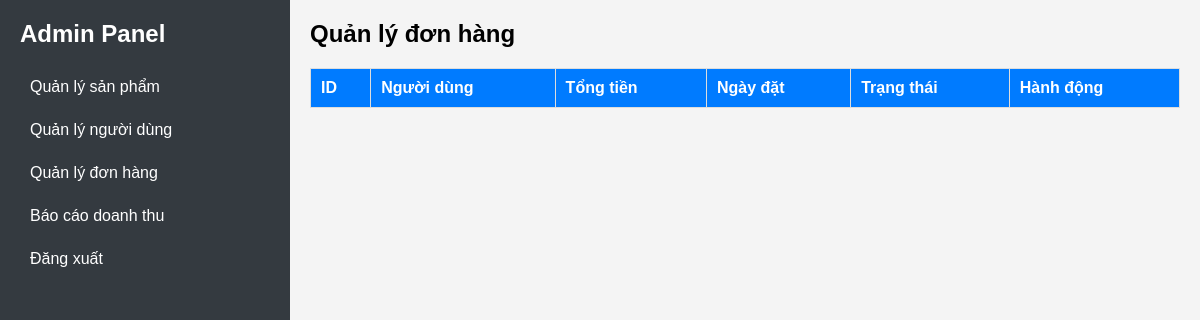
The app's page /Public/admin.php?section=orders (signed in), older data.
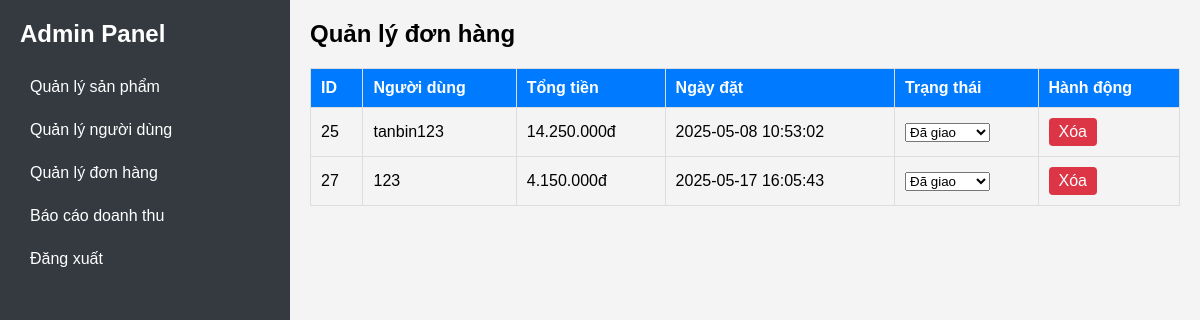
The same page, newer data.
### tables this page shows
CREATE TABLE `orders` (
  `id` int(11) NOT NULL,
  `user_id` int(11) DEFAULT NULL,
  `order_date` datetime DEFAULT current_timestamp(),
  `status` varchar(100) DEFAULT 'Đặt hàng',
  `total_amount` decimal(12,2) NOT NULL,
  `phone` varchar(20) NOT NULL,
  `email` varchar(255) NOT NULL,
  `address` text NOT NULL
);

CREATE TABLE `users` (
  `id` int(11) NOT NULL,
  `name` varchar(255) NOT NULL,
  `username` varchar(50) DEFAULT NULL,
  `password` varchar(255) DEFAULT NULL,
  `email` varchar(100) DEFAULT NULL,
  `created_at` datetime DEFAULT current_timestamp(),
  `role` varchar(50) DEFAULT 'user',
  `full_name` varchar(255) NOT NULL DEFAULT '',
  `address` text NOT NULL DEFAULT ''
);

### Public/admin.php (the view, shortened to what this page needs)
<?php
class Database {
    private $host = "localhost";
    private $username = "root";
    private $password = "";
    private $dbname = "duannhomBin";
    private $conn;
    public function __construct() {
        try {
            $this->conn = new PDO("mysql:host=$this->host;dbname=$this->dbname", $this->username, $this->password);
            $this->conn->setAttribute(PDO::ATTR_ERRMODE, PDO::ERRMODE_EXCEPTION);
        } catch (PDOException $e) {
            echo "Connection failed: " . $e->getMessage();
        }
    }
    public function getConnection() {
        return $this->conn;
    }
}
$db = new Database();
$conn = $db->getConnection();
    ?>
    <?php
$action = isset($_GET['action']) ? $_GET['action'] : 'dashboard';
$section = isset($_GET['section']) ? $_GET['section'] : 'products';
if ($section == 'orders') {
    $orders = $conn->query("SELECT * FROM orders")->fetchAll(PDO::FETCH_OBJ);
}
?>
<!DOCTYPE html>
<html lang="en">
<head>
</head>
<body>
    <div class="container">
        <div class="sidebar">
            <h2>Admin Panel</h2>
            <a href="admin.php?section=products">Quản lý sản phẩm</a>
            <a href="admin.php?section=users">Quản lý người dùng</a>
            <a href="admin.php?section=orders">Quản lý đơn hàng</a>
            <a href="admin.php?section=reports">Báo cáo doanh thu</a>
            <a href="admin.php?logout=true">Đăng xuất</a>
        </div>
        <div class="content">
            <?php if ($section == 'products') { ?>
                <h2>Quản lý sản phẩm</h2>
                <h3>Thêm sản phẩm mới</h3>
                <form method="POST" action="admin.php?section=products&action=add_product">
                    <div class="form-group">
                        <label>Tên sản phẩm</label>
                        <input type="text" name="name" required>
                    </div>
                    <div class="form-group">
                        <label>Giá</label>
                        <input type="number" name="price" required>
                    </div>
                    <div class="form-group">
                        <label>Tồn kho</label>
                        <input type="number" name="stock" required>
                    </div>
                    <div class="form-group">
                        <label>Ảnh (URL)</label>
                        <input type="text" name="image" required>
                    </div>
                    <div class="form-group">
                        <button type="submit">Thêm sản phẩm</button>
                    </div>
                </form>
                <h3>Danh sách sản phẩm</h3>
                <table>
                    <tr>
                        <th>ID</th>
                        <th>Tên</th>
                        <th>Giá</th>
                        <th>Tồn kho</th>
                        <th>Ảnh</th>
                        <th>Hành động</th>
                    </tr>
                    <?php foreach ($products as $product) { ?>
                        <tr>
                            <td><?= $product->id ?></td>
                            <td><?= $product->name ?></td>
                            <td><?= number_format($product->price, 0, ',', '.') ?>đ</td>
                            <td><?= $product->stock ?></td>
                            <td><img src="<?= $product->image ?>" width="50"></td>
                            <td>
                                <a href="admin.php?section=products&action=edit&id=<?= $product->id ?>" class="btn btn-primary">Sửa</a>
                                <a href="admin.php?section=products&action=delete_product&id=<?= $product->id ?>" class="btn btn-danger" onclick="return confirm('Bạn có chắc chắn muốn xóa?')">Xóa</a>
                            </td>
                        </tr>
                    <?php } ?>
                </table>
                <?php if ($action == 'edit' && isset($_GET['id'])) {
                    $id = $_GET['id'];
                    $sql = "SELECT * FROM products WHERE id = :id";
                    $stmt = $conn->prepare($sql);
                    $stmt->execute(['id' => $id]);
                    $product = $stmt->fetch(PDO::FETCH_OBJ);
                    ?>
                    <h3>Sửa sản phẩm</h3>
                    <form method="POST" action="admin.php?section=products&action=edit_product">
                        <input type="hidden" name="id" value="<?= $product->id ?>">
                        <div class="form-group">
                            <label>Tên sản phẩm</label>
                            <input type="text" name="name" value="<?= $product->name ?>" required>
                        </div>
                        <div class="form-group">
                            <label>Giá</label>
                            <input type="number" name="price" value="<?= $product->price ?>" required>
                        </div>
                        <div class="form-group">
                            <label>Tồn kho</label>
                            <input type="number" name="stock" value="<?= $product->stock ?>" required>
                        </div>
                        <div class="form-group">
                            <label>Ảnh (URL)</label>
                            <input type="text" name="image" value="<?= $product->image ?>" required>
                        </div>
                        <div class="form-group">
                            <button type="submit">Cập nhật</button>
                        </div>
                    </form>
                <?php } ?>
            <?php } elseif ($section == 'orders') { ?>
                <h2>Quản lý đơn hàng</h2>
                <table>
                    <tr>
                        <th>ID</th>
                        <th>Người dùng</th>
                        <th>Tổng tiền</th>
                        <th>Ngày đặt</th>
                        <th>Trạng thái</th>
                        <th>Hành động</th>
                    </tr>
                    <?php foreach ($orders as $order) {
                        $user = $conn->query("SELECT username FROM users WHERE id = {$order->user_id}")->fetch(PDO::FETCH_OBJ);
                        ?>
                        <tr>
                            <td><?= $order->id ?></td>
                            <td><?= $user->username ?></td>
                            <td><?= number_format($order->total_amount, 0, ',', '.') ?>đ</td>
                            <td><?= $order->order_date ?></td>
                            <td>
                                <form method="POST" action="admin.php?section=orders&action=update_status">
                                    <select name="status" onchange="this.form.submit()">
                                        <option value="Đã giao" <?= $order->status == 'Đã giao' ? 'selected' : '' ?>>Đã giao</option>
                                    </select>
                                </form>
                            </td>
                            <td>
                                <a href="admin.php?section=orders&action=delete_order&id=<?= $order->id ?>" class="btn btn-danger" onclick="return confirm('Bạn có chắc chắn muốn xóa?')">Xóa</a>
                            </td>
                        </tr>
                    <?php } ?>
                </table>
            <?php } ?>
        </div>
    </div>
</body>
</html>

### Public/admin.php (style rules this page uses)
body { font-family: Arial, sans-serif; background-color: #f4f4f4; margin: 0; padding: 0; }
.container { display: flex; min-height: 100vh; }
.sidebar { width: 250px; background-color: #343a40; color: #fff; padding: 20px; }
.sidebar h2 { margin-top: 0; }
.sidebar a { color: #fff; text-decoration: none; display: block; padding: 10px; margin: 5px 0; border-radius: 4px; }
.content { flex: 1; padding: 20px; }
.content h2 { margin-top: 0; }
table { width: 100%; border-collapse: collapse; margin-top: 20px; }
table, th, td { border: 1px solid #ddd; }
th, td { padding: 10px; text-align: left; }
th { background-color: #007bff; color: #fff; }
.btn { padding: 5px 10px; border: none; border-radius: 4px; cursor: pointer; text-decoration: none; display: inline-block; }
.btn-danger { background-color: #dc3545; color: #fff; }

Row changes from the older to the newer data that the page shows:
added orders: id "25", user.username "tanbin123", total_amount "14.250.000", order_date "2025-05-08 10:53:02", status "Đã giao"
added orders: id "27", user.username "123", total_amount "4.150.000", order_date "2025-05-17 16:05:43", status "Đã giao"
